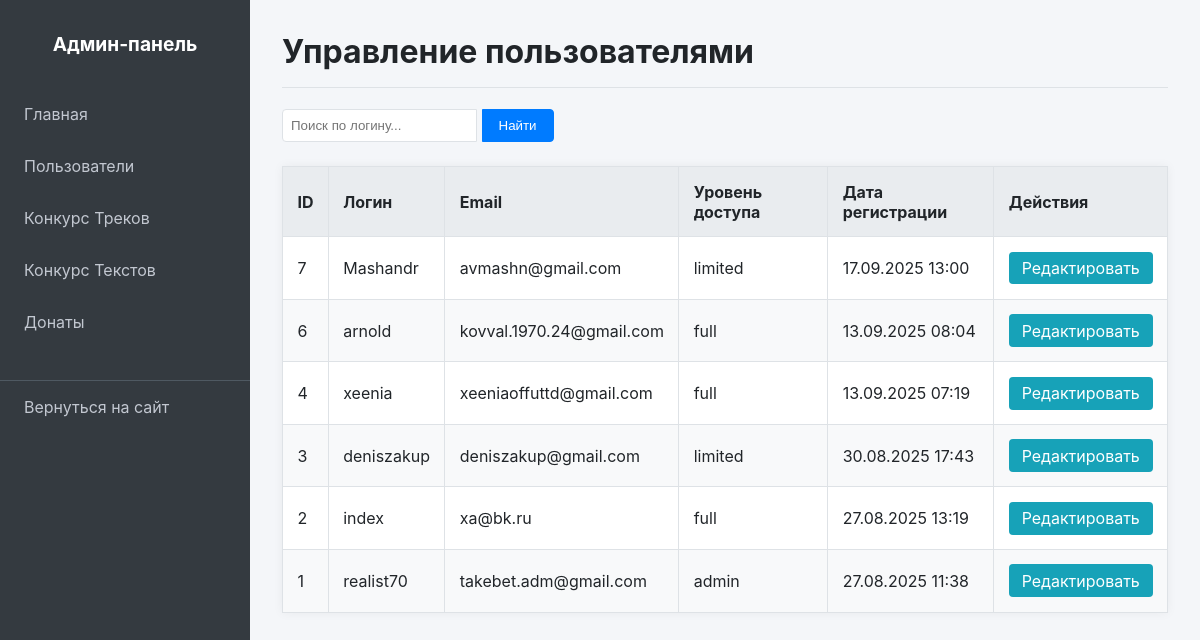
The page /admin/users.php (signed in) on the database its author committed.
### tables this page shows
CREATE TABLE `users` (
  `id` int NOT NULL,
  `login` varchar(50) NOT NULL,
  `password` varchar(255) NOT NULL,
  `email` varchar(255) NOT NULL,
  `avatar_filename` varchar(255) DEFAULT NULL,
  `access_level` enum('limited','full','admin') NOT NULL DEFAULT 'limited',
  `registration_source` varchar(255) DEFAULT NULL,
  `created_at` timestamp NULL DEFAULT CURRENT_TIMESTAMP
);

### admin/users.php (the view, shortened to what this page needs)
<?php
require_once 'templates/header.php';
require_once __DIR__ . '/../core/db_connect.php';
$searchQuery = $_GET['search'] ?? '';
$sqlParams = [];
$sql = "SELECT id, login, email, access_level, created_at FROM users";
$sql .= " ORDER BY id DESC";
$stmt = $pdo->prepare($sql);
$stmt->execute($sqlParams);
$users = $stmt->fetchAll();
?>
<h1>Управление пользователями</h1>
<div class="search-form">
    <form method="GET" action="users.php">
        <input type="text" name="search" placeholder="Поиск по логину..." value="<?php echo htmlspecialchars($searchQuery); ?>">
        <button type="submit">Найти</button>
    </form>
</div>
<table class="admin-table">
    <thead>
        <tr>
            <th>ID</th>
            <th>Логин</th>
            <th>Email</th>
            <th>Уровень доступа</th>
            <th>Дата регистрации</th>
            <th>Действия</th>
        </tr>
    </thead>
    <tbody>
        <?php if (empty($users)): ?>
            <tr>
                <td colspan="6">Пользователи не найдены.</td>
            </tr>
        <?php else: ?>
            <?php foreach ($users as $user): ?>
                <tr>
                    <td><?php echo $user['id']; ?></td>
                    <td><?php echo htmlspecialchars($user['login']); ?></td>
                    <td><?php echo htmlspecialchars($user['email']); ?></td>
                    <td><?php echo htmlspecialchars($user['access_level']); ?></td>
                    <td><?php echo date('d.m.Y H:i', strtotime($user['created_at'])); ?></td>
                    <td>
                        <a href="edit_user.php?id=<?php echo $user['id']; ?>" class="btn btn-edit">Редактировать</a>
                    </td>
                </tr>
            <?php endforeach; ?>
        <?php endif; ?>
    </tbody>
</table>
<?php require_once 'templates/footer.php'; ?>

### admin/assets/css/admin_style.css (style rules this page uses)
:root { --admin-bg: #f4f6f9; --admin-surface: #ffffff; --admin-text: #212529; --admin-border: #dee2e6; --admin-primary: #007bff; --admin-danger: #dc3545; --admin-success: #28a745; --admin-warning: #ffc107; --admin-info: #17a2b8; }
body { background-color: var(--admin-bg); color: var(--admin-text); font-family: -apple-system, BlinkMacSystemFont, 'Segoe UI', Roboto, Helvetica, Arial, sans-serif; margin: 0; display: flex; }
h1 { border-bottom: 1px solid var(--admin-border); padding-bottom: 1rem; margin-top: 0; }
.admin-table { width: 100%; border-collapse: collapse; margin-top: 1.5rem; background-color: var(--admin-surface); box-shadow: 0 0 10px rgba(0,0,0,0.05); }
.admin-table th, .admin-table td { padding: 0.9rem; border: 1px solid var(--admin-border); text-align: left; vertical-align: middle; }
.admin-table thead { background-color: #e9ecef; }
.admin-table tbody tr:nth-of-type(even) { background-color: #f8f9fa; }
.btn { display: inline-block; padding: 0.4rem 0.8rem; border-radius: 4px; text-decoration: none; color: #fff; border: none; cursor: pointer; }
.btn-edit { background-color: var(--admin-info); }
.search-form { display: flex; }
.search-form input { padding: 0.5rem; border: 1px solid var(--admin-border); border-radius: 4px 0 0 4px; }
.search-form button { padding: 0.5rem 1rem; border: 1px solid var(--admin-primary); background-color: var(--admin-primary); color: #fff; border-radius: 0 4px 4px 0; cursor: pointer; }

### rows shown on the page
users: id "7", login "Mashandr", email "avmashn@gmail.com", access_level "limited", created_at "17.09.2025 13:00"
users: id "6", login "arnold", email "kovval.1970.24@gmail.com", access_level "full", created_at "13.09.2025 08:04"
users: id "4", login "xeenia", email "xeeniaoffuttd@gmail.com", access_level "full", created_at "13.09.2025 07:19"
users: id "3", login "deniszakup", email "deniszakup@gmail.com", access_level "limited", created_at "30.08.2025 17:43"
users: id "2", login "index", email "xa@bk.ru", access_level "full", created_at "27.08.2025 13:19"
users: id "1", login "realist70", email "takebet.adm@gmail.com", access_level "admin", created_at "27.08.2025 11:38"
